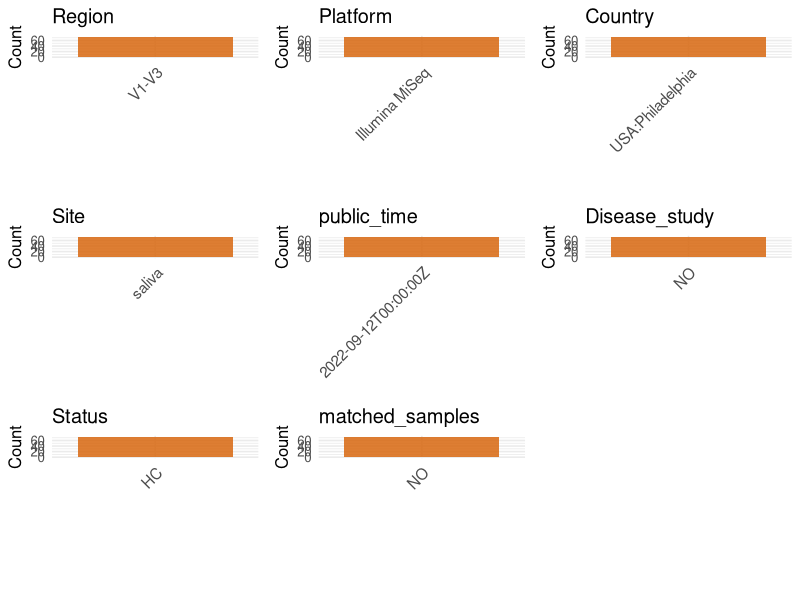

The R script that drew this image: (Note: this script raises an error after producing the figure.)
## ---- chunk 1
# Load necessary libraries
library(dplyr)
library(ggplot2)
library(cowplot)


# Set working directory (update this path to your local directory)
setwd("/home/cjj/projects/collect_oral_data/global-oral-microbiome/data/tmp/PRJNA879745")
initial_meta<-read.csv("SraRunTable.csv",header = T)
colnames(initial_meta)

head(initial_meta , n=8)
library(readxl)


# table1 <- read_excel("Table 1.XLSX",)
# table2 <- read_excel("Table 1.XLSX",)
# head(table1 , n=3)
# head(table2 , n=3)
# ESM <- ESM[,c(1,3,4)]
# colnames(ESM) <- c("subject_id","Age","Sex")
# initial_meta_cbind <- left_join(initial_meta,ESM,by="subject_id")
# table(initial_meta_cbind$Age,initial_meta_cbind$Sex)
# Display the first few rows of the metadata
# head(initial_meta_cbind)
## ---- chunk 2
# Create a uniform metadata dataframe
metadata <- data.frame(
  BioProject = initial_meta$BioProject,
  Run = initial_meta$Run,
  sample_name = initial_meta$Sample.Name,
  Age = NA_character_,
  BMI = NA_character_,
  Sex= NA_character_,
  Region = "V1-V3",
  Platform = initial_meta$Instrument,
  Country = initial_meta$geo_loc_name,
  Site = 'saliva',
  public_time = initial_meta$ReleaseDate,
  Disease_study = 'NO',
  Status = 'HC',
  stringsAsFactors = FALSE
)
## ---- chunk 3
# info_path <- "/home/cjj/projects/collect_oral_data/global-oral-microbiome/data/tmp/PRJNA232543/table.csv"
# info_table <- read.csv(info_path)
# 
# metadata$sample_name <- gsub("B$", "", metadata$sample_name)
# 
# match_indices <- match(metadata$sample_name, info_table$Sample.ID)
# 
# # 检查 sex 列的NA数量
# metadata$Age <- info_table$Age[match_indices]
# metadata$Sex <- info_table$Gender[match_indices] # 从 info_table$Gender 获取数据
# head(metadata)
## ---- chunk 4
# Add information obtained from the publication
metadata_clean <- metadata
metadata_clean$PCR_primers <- "27FYM-519R"
metadata_clean$title <- "Prolonged mask wearing does not alter the oral microbiome, salivary flow rate or gingival health status – A pilot study"

metadata_clean$sample_name <- gsub("^.*-", "", metadata$sample_name)

# metadata_clean$sample_name <- gsub("^B.$", "", metadata$sample_name)

# metadata_clean$Status <-  metadata$Status
# metadata_clean$Status <- ifelse(grepl("acute lymphoblastic leukemia", metadata$Status), "acute lymphoblastic leukemia", "HC")

metadata_clean$matched_samples <- "NO"
# metadata_clean$Sex <- ifelse(metadata_clean$Sex == "female", "F",
#                       ifelse(metadata_clean$Sex == "male", "M",metadata_clean$Sex))


# metadata_clean$Site <- ifelse(grepl("sal", metadata$Status), "saliva", "mucosa")

# metadata[which(metadata$Site=="SP"),]$Site <- "supragingival"
# metadata[which(metadata$Site=="T"),]$Site <- "tongue"
# metadata[which(metadata$Site=="SA"),]$Site <- "salivary"


# Use cleaned dataset for subsequent analysis
metadata <- metadata_clean
## ---- chunk 5
# Check the number of unique runs and sample names
print(paste("Number of unique runs:", length(unique(metadata$Run))))
print(paste("Number of unique sample names:", length(unique(metadata$sample_name))))
## ---- chunk 6
# 加载必要的包
library(dplyr)
library(ggplot2)
library(cowplot)

# 1. 准备数据
plot_data <- metadata %>%
  select(
    -any_of(c("BioProject", "Run", "sample_name", "title","PCR_primers"))
  ) %>%
  select(where(~!all(is.na(.))))

# 2. 循环绘图
plots <- list()
for (col_name in names(plot_data)) {
  if (is.numeric(plot_data[[col_name]])) {
    p <- ggplot(plot_data, aes(x = .data[[col_name]])) +
      geom_histogram(bins = 20, fill = "#0072B2", alpha = 0.7, na.rm = TRUE) +
      labs(title = col_name, x = NULL) +
      theme_minimal(base_size = 16)
  } else {
    p <- plot_data %>%
      count(.data[[col_name]], sort = TRUE, name = "Count") %>%
      ggplot(aes(x = reorder(.data[[col_name]], -Count), y = Count)) +
      geom_col(fill = "#D55E00", alpha = 0.8) +
      labs(title = col_name, x = NULL, y = "Count") +
      theme_minimal(base_size = 12) +
      theme(axis.text.x = element_text(angle = 45, hjust = 1, size = 11))
  }
  plots[[col_name]] <- p
}

# 3. 【已修复】自动组合并动态调整尺寸后保存
if (length(plots) > 0) {
  
  # --- 这是你需要添加的关键部分 ---
  n_plots <- length(plots)
  n_cols <- 3 
  n_rows <- ceiling(n_plots / n_cols) 
  # 根据行数动态设置输出图片的高度 (例如，每行给4英寸)
  dynamic_height <- n_rows * 4 
  
  p_final <- plot_grid(plotlist = plots, ncol = n_cols, align = "hv")
  
  # 使用动态计算出的高度来保存图像
  ggsave("Metadata_Summary.png", plot = p_final, width = 12, height = dynamic_height, dpi = 150, bg = "white")
  
  print(paste("图像已生成, 动态高度为:", dynamic_height))
  
} else {
  print("没有可以绘制的列。")
}
## ---- chunk 7
knitr::include_graphics("Metadata_Summary.png")
## ---- chunk 8
# Reorder columns to match the desired format
metadata <- metadata[, c(
  "BioProject", "Run", "sample_name", "Age", "BMI", "Sex", 
  "Region", "Platform", "Country", "Site", "public_time", 
  "PCR_primers", "title", "Disease_study", "Status","matched_samples"
)]

# Export the uniform metadata to a CSV file
write.csv(metadata, file = "metadata.csv", quote = TRUE)
head(metadata)
